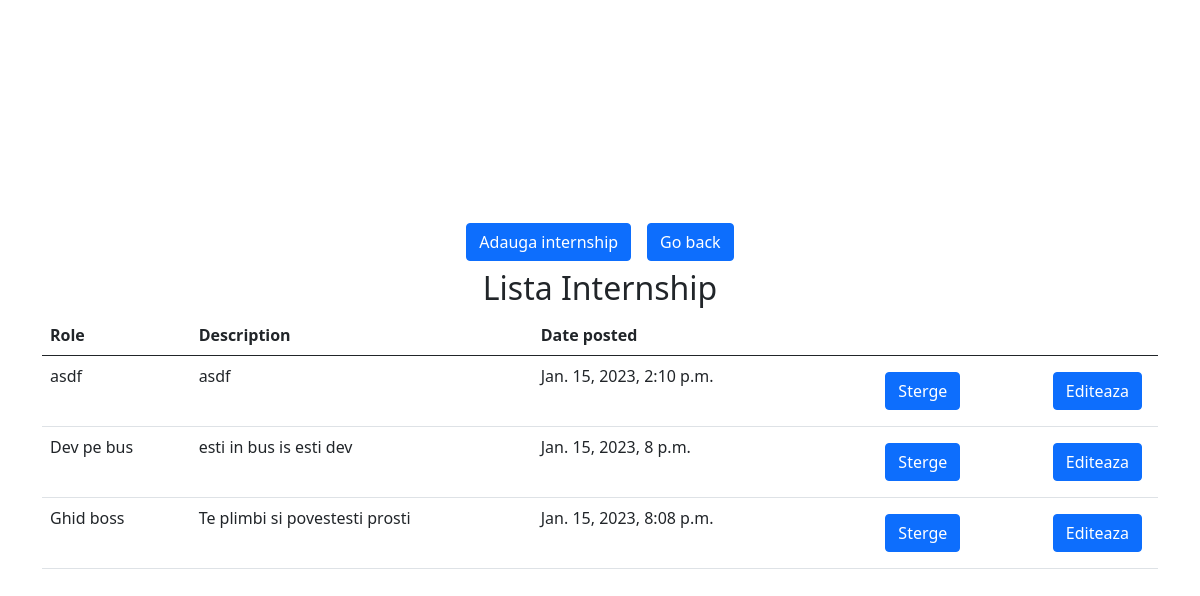
Page /companies/manage/6 (signed in) on the committed database.
### users/models.py (models this page shows, shortened)
class Internship(models.Model):
    active = models.BooleanField(default=False)
    role_name = models.CharField(max_length=50)
    description = models.CharField(max_length=250)
    date_posted = models.DateTimeField(default=now)
    date_expiration = models.DateTimeField()
    letter_of_intent_needed = models.BooleanField(default=False)
    flexible_hours = models.BooleanField(default=False)
    remote_possibility = models.BooleanField(default=False)
    duration = models.CharField(max_length=50)
    salary = models.IntegerField()
    paid = models.BooleanField(default=True)
    domain = models.IntegerField(choices=DomainTypes.choices(), default=DomainTypes.IT)
    type = models.CharField(max_length=50, choices=WorkTypes.choices(), default=WorkTypes.FULL_TIME)
    company = models.ForeignKey(Company, on_delete=models.CASCADE)
    location = models.ForeignKey(Location, on_delete=models.CASCADE)

### users/views.py (the view)
# urls.py: path('companies/manage/<int:company_id>', views.company_manage_internships, name="manage-company"),
def company_manage_internships(request, company_id, *args, **kwargs):
    try:
        company = Company.objects.get(id=company_id)
    except:
        raise Http404
    company_internship_list = Internship.objects.all().filter(company=company)
    context = {
        'company_internship_list': company_internship_list,
        'company': company
    }
    return render(request, "pages/company/internship_dashboard.html", context, status=200)

### templates/pages/company/internship_dashboard.html (shortened to what this page needs)
{% extends 'base.html' %}
{% block stylesheet %}
    {% load static %}
    <link rel="stylesheet" type="text/css" href="{% static 'users/home/home.css' %}">
{% endblock stylesheet %}
{% block content %}
    {% load widget_tweaks %}
    {% if user.is_authenticated and user.is_company %}
        {% if user == company.user %}
            <div class="container d-flex justify-content-center align-items-center flex-column">
                <div class="d-flex">
                    <button type="button" class="btn btn-primary m-2" style="float: right">
                        <a href="{% url 'add-internship' user.company.id %}" class="link">Adauga internship</a>
                    </button>
                    <button type="button" class="btn btn-primary m-2" style="float: right">
                        <a href="{% url 'home' %}" class="link">Go back</a>
                    </button>
                </div>
                <h2 class="title-center">Lista Internship</h2>
                <table class="table">
                    <thead>
                    <tr>
                        <th scope="col">Role</th>
                        <th scope="col">Description</th>
                        <th scope="col">Date posted</th>
                        <th/>
                        <th/>
                    </tr>
                    </thead>
                    <tbody>
                    {% for internship in company_internship_list %}
                        <tr>
                            <td>{{ internship.role_name }}</td>
                            <td>{{ internship.description }}</td>
                            <td>{{ internship.date_posted }}</td>
                            <td>
                                <button type="button" class="btn btn-primary m-2" style="float: right">
                                    <a href="{% url 'delete-internship' user.company.id internship.id %}" class="link">Sterge</a>
                                </button>
                            </td>
                            <td>
                                <button type="button" class="btn btn-primary m-2" style="float: right">
                                    <a href="{% url 'update-internship' user.company.id internship.id %}" class="link">Editeaza</a>
                                </button>
                            </td>
                        </tr>
                    {% endfor %}
                    </tbody>
                </table>
            </div>
        {% else %}
            <p>Nu ai acces la aceasta pagina.</p>
        {% endif %}
    {% else %}
        <p>Trebuie sa fii conectact ca si companie pentru a accesa aceasta pagina.</p>
    {% endif %}
{% endblock content %}

### users/static/users/home/home.css (style rules this page uses)
.container { height: 100vh; width: 100vw; }
.link { text-decoration: none; color: white; }

### rows in the picture
Internship: role_name "asdf", description "asdf", date_posted "Jan. 15, 2023, 2:10 p.m."
Internship: role_name "Dev pe bus", description "esti in bus is esti dev", date_posted "Jan. 15, 2023, 8 p.m."
Internship: role_name "Ghid boss", description "Te plimbi si povestesti prosti", date_posted "Jan. 15, 2023, 8:08 p.m."
